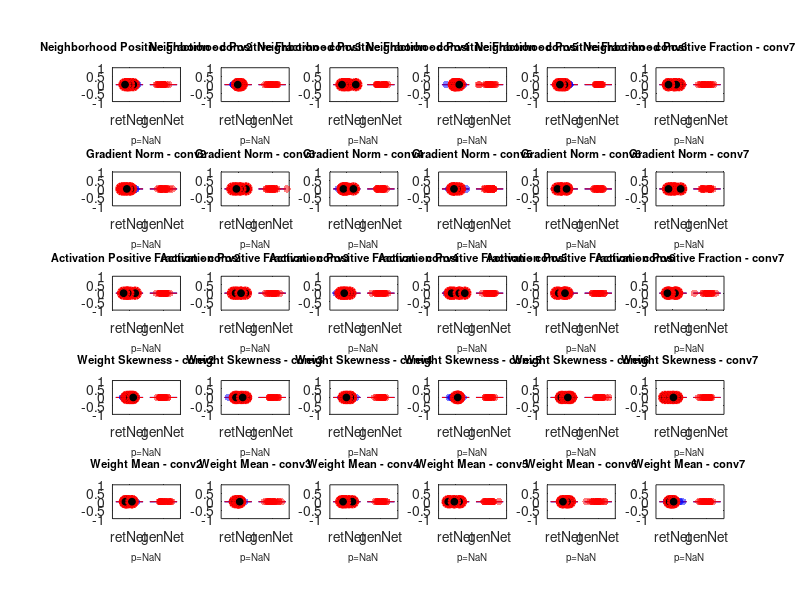

Reproduce this figure in MATLAB. (Note: this script raises an error after producing the figure.)
%% POPULATION DIAGNOSTIC - retNet vs genNet
% Compares weight and gradient statistics across populations

%% Setup
retnet_nums = 43:62;   % your 20 retNets
gennet_nums = 888:907; % your 20 genNets

num_nets = 20;
layers_to_check = {'conv2', 'conv3', 'conv4', 'conv5', 'conv6', 'conv7'};

% Initialize storage structs
retnet_stats = struct();
gennet_stats = struct();

for l = 1:length(layers_to_check)
    layer = layers_to_check{l};
    retnet_stats.(layer).grad_norm = zeros(num_nets, 1);
    gennet_stats.(layer).grad_norm = zeros(num_nets, 1);
    retnet_stats.(layer).neighborhood_pos_frac = zeros(num_nets, 1);
    gennet_stats.(layer).neighborhood_pos_frac = zeros(num_nets, 1);
    retnet_stats.(layer).act_mean = zeros(num_nets, 1);
    gennet_stats.(layer).act_mean = zeros(num_nets, 1);
    retnet_stats.(layer).act_std = zeros(num_nets, 1);
    gennet_stats.(layer).act_std = zeros(num_nets, 1);
    retnet_stats.(layer).act_pos_frac = zeros(num_nets, 1);
    gennet_stats.(layer).act_pos_frac = zeros(num_nets, 1);
    retnet_stats.(layer).weight_mean = zeros(num_nets, 1);
    gennet_stats.(layer).weight_mean = zeros(num_nets, 1);
    retnet_stats.(layer).weight_std = zeros(num_nets, 1);
    gennet_stats.(layer).weight_std = zeros(num_nets, 1);
    retnet_stats.(layer).weight_skewness = zeros(num_nets, 1);
    gennet_stats.(layer).weight_skewness = zeros(num_nets, 1);
end

retnet_stats.conv4_failed = zeros(num_nets, 1);
gennet_stats.conv4_failed = zeros(num_nets, 1);

%% Collect stats for retNets
fprintf('\n========================================\n');
fprintf('Collecting retNet statistics...\n');
fprintf('========================================\n');

for i = 1:num_nets
    net_num = retnet_nums(i);
    fprintf('\nProcessing retNet%d (%d/20)...\n', net_num, i);
    
    try
        load_varname = sprintf('retNet%d', net_num);
        load(sprintf('retnet%d.mat', net_num), load_varname);
        net = eval(load_varname);
        inputSize = net.Layers(1).InputSize;
        
        inputImg = dlarray(0.5 * ones([inputSize, 1], 'single'), 'SSCB');
        
        for l = 1:length(layers_to_check)
            layerName = layers_to_check{l};
            
            % Forward pass statistics
            layerOutput = forward(net, inputImg, 'Outputs', layerName);
            layerData = safeExtract(layerOutput);
            
            retnet_stats.(layerName).act_mean(i) = mean(layerData(:));
            retnet_stats.(layerName).act_std(i) = std(layerData(:));
            retnet_stats.(layerName).act_pos_frac(i) = mean(layerData(:) > 0);
            
            % Neighborhood positive fraction at center
            [H, W, C, B] = size(layerData);
            center_h = round(H/2);
            center_w = round(W/2);
            half_kernel = 4;
            neighborhood = layerData(...
                max(1,center_h-half_kernel):min(H,center_h+half_kernel), ...
                max(1,center_w-half_kernel):min(W,center_w+half_kernel), :, :);
            retnet_stats.(layerName).neighborhood_pos_frac(i) = mean(neighborhood(:) > 0);
            
            % Gradient statistics
            [~, gradients] = dlfeval(@lindseyLossFcn_diag, net, inputImg, layerName, 1, 'center');
            grad_norm = safeExtract(sqrt(sum(gradients.^2, 'all')));
            retnet_stats.(layerName).grad_norm(i) = grad_norm;
            
            % Weight statistics
            layer_idx = find(strcmp({net.Layers.Name}, layerName));
            if ~isempty(net.Layers(layer_idx).Weights)
                w = safeExtract(net.Layers(layer_idx).Weights);
                retnet_stats.(layerName).weight_mean(i) = mean(w(:));
                retnet_stats.(layerName).weight_std(i) = std(w(:));
                retnet_stats.(layerName).weight_skewness(i) = skewness(w(:));
            end
        end
        
        retnet_stats.conv4_failed(i) = retnet_stats.conv4.grad_norm(i) <= 1e-5;
        
        fprintf('  conv3 neighborhood pos frac: %.4f | conv4 grad norm: %.8f | failed: %d\n', ...
            retnet_stats.conv3.neighborhood_pos_frac(i), ...
            retnet_stats.conv4.grad_norm(i), ...
            retnet_stats.conv4_failed(i));
        
        clear net
        
    catch ME
        fprintf('ERROR on retNet%d: %s\n', net_num, ME.message);
    end
end

%% Collect stats for genNets
fprintf('\n========================================\n');
fprintf('Collecting genNet statistics...\n');
fprintf('========================================\n');

for i = 1:num_nets
    net_num = gennet_nums(i);
    fprintf('\nProcessing genNet%d (%d/20)...\n', net_num, i);
    
    try
        load_varname = sprintf('genNet%d', net_num);
        load(sprintf('gennet%d.mat', net_num), load_varname);
        net = eval(load_varname);
        inputSize = net.Layers(1).InputSize;
        
        inputImg = dlarray(0.5 * ones([inputSize, 1], 'single'), 'SSCB');
        
        for l = 1:length(layers_to_check)
            layerName = layers_to_check{l};
            
            % Forward pass statistics
            layerOutput = forward(net, inputImg, 'Outputs', layerName);
            layerData = safeExtract(layerOutput);
            
            gennet_stats.(layerName).act_mean(i) = mean(layerData(:));
            gennet_stats.(layerName).act_std(i) = std(layerData(:));
            gennet_stats.(layerName).act_pos_frac(i) = mean(layerData(:) > 0);
            
            % Neighborhood positive fraction at center
            [H, W, C, B] = size(layerData);
            center_h = round(H/2);
            center_w = round(W/2);
            half_kernel = 4;
            neighborhood = layerData(...
                max(1,center_h-half_kernel):min(H,center_h+half_kernel), ...
                max(1,center_w-half_kernel):min(W,center_w+half_kernel), :, :);
            gennet_stats.(layerName).neighborhood_pos_frac(i) = mean(neighborhood(:) > 0);
            
            % Gradient statistics
            [~, gradients] = dlfeval(@lindseyLossFcn_diag, net, inputImg, layerName, 1, 'center');
            grad_norm = safeExtract(sqrt(sum(gradients.^2, 'all')));
            gennet_stats.(layerName).grad_norm(i) = grad_norm;
            
            % Weight statistics
            layer_idx = find(strcmp({net.Layers.Name}, layerName));
            if ~isempty(net.Layers(layer_idx).Weights)
                w = safeExtract(net.Layers(layer_idx).Weights);
                gennet_stats.(layerName).weight_mean(i) = mean(w(:));
                gennet_stats.(layerName).weight_std(i) = std(w(:));
                gennet_stats.(layerName).weight_skewness(i) = skewness(w(:));
            end
        end
        
        gennet_stats.conv4_failed(i) = gennet_stats.conv4.grad_norm(i) <= 1e-5;
        
        fprintf('  conv3 neighborhood pos frac: %.4f | conv4 grad norm: %.8f | failed: %d\n', ...
            gennet_stats.conv3.neighborhood_pos_frac(i), ...
            gennet_stats.conv4.grad_norm(i), ...
            gennet_stats.conv4_failed(i));
        
        clear net
        
    catch ME
        fprintf('ERROR on genNet%d: %s\n', net_num, ME.message);
    end
end

%% Print Summary Statistics
fprintf('\n\n========================================\n');
fprintf('POPULATION SUMMARY\n');
fprintf('========================================\n');

fprintf('\nVisualization failure rate:\n');
fprintf('  retNet: %d/20 failed (%.1f%%)\n', sum(retnet_stats.conv4_failed), mean(retnet_stats.conv4_failed)*100);
fprintf('  genNet: %d/20 failed (%.1f%%)\n', sum(gennet_stats.conv4_failed), mean(gennet_stats.conv4_failed)*100);

for l = 1:length(layers_to_check)
    layerName = layers_to_check{l};
    fprintf('\n--- %s ---\n', layerName);
    
    fprintf('  Neighborhood positive fraction:\n');
    fprintf('    retNet: mean=%.4f, std=%.4f, min=%.4f, max=%.4f\n', ...
        mean(retnet_stats.(layerName).neighborhood_pos_frac), ...
        std(retnet_stats.(layerName).neighborhood_pos_frac), ...
        min(retnet_stats.(layerName).neighborhood_pos_frac), ...
        max(retnet_stats.(layerName).neighborhood_pos_frac));
    fprintf('    genNet: mean=%.4f, std=%.4f, min=%.4f, max=%.4f\n', ...
        mean(gennet_stats.(layerName).neighborhood_pos_frac), ...
        std(gennet_stats.(layerName).neighborhood_pos_frac), ...
        min(gennet_stats.(layerName).neighborhood_pos_frac), ...
        max(gennet_stats.(layerName).neighborhood_pos_frac));
    
    fprintf('  Gradient norm:\n');
    fprintf('    retNet: mean=%.8f, std=%.8f\n', ...
        mean(retnet_stats.(layerName).grad_norm), ...
        std(retnet_stats.(layerName).grad_norm));
    fprintf('    genNet: mean=%.8f, std=%.8f\n', ...
        mean(gennet_stats.(layerName).grad_norm), ...
        std(gennet_stats.(layerName).grad_norm));
    
    fprintf('  Activation positive fraction (full spatial map):\n');
    fprintf('    retNet: mean=%.4f, std=%.4f\n', ...
        mean(retnet_stats.(layerName).act_pos_frac), ...
        std(retnet_stats.(layerName).act_pos_frac));
    fprintf('    genNet: mean=%.4f, std=%.4f\n', ...
        mean(gennet_stats.(layerName).act_pos_frac), ...
        std(gennet_stats.(layerName).act_pos_frac));
    
    fprintf('  Weight skewness (post-training):\n');
    fprintf('    retNet: mean=%.4f, std=%.4f\n', ...
        mean(retnet_stats.(layerName).weight_skewness), ...
        std(retnet_stats.(layerName).weight_skewness));
    fprintf('    genNet: mean=%.4f, std=%.4f\n', ...
        mean(gennet_stats.(layerName).weight_skewness), ...
        std(gennet_stats.(layerName).weight_skewness));
end

%% Visualize
figure('Position', [100, 100, 2400, 1200]);

metrics = {'neighborhood_pos_frac', 'grad_norm', 'act_pos_frac', 'weight_skewness', 'weight_mean'};
metric_labels = {'Neighborhood Positive Fraction', 'Gradient Norm', ...
    'Activation Positive Fraction', 'Weight Skewness', 'Weight Mean'};
failed_net_nums = [43, 46, 47, 48, 51, 54];
retnet_nums = 43:62;  % Match whatever range you used in your analysis
failed_idx = find(ismember(retnet_nums, failed_net_nums));

plot_idx = 1;
for m = 1:length(metrics)
    metric = metrics{m};
    for l = 1:length(layers_to_check)
        layerName = layers_to_check{l};
        
        subplot(length(metrics), length(layers_to_check), plot_idx);
        
        retnet_vals = retnet_stats.(layerName).(metric);
        gennet_vals = gennet_stats.(layerName).(metric);
        
        % Box plot
        boxplot([retnet_vals; gennet_vals], ...
            [ones(num_nets,1); 2*ones(num_nets,1)], ...
            'Labels', {'retNet', 'genNet'});
        
        % Overlay individual points
        hold on;
        scatter(ones(num_nets,1) + 0.1*randn(num_nets,1), retnet_vals, 30, 'b', 'filled', 'MarkerFaceAlpha', 0.5);
        scatter(2*ones(num_nets,1) + 0.1*randn(num_nets,1), gennet_vals, 30, 'r', 'filled', 'MarkerFaceAlpha', 0.5);
        
        % Highlight failed retNets
        if ~isempty(failed_idx)
            scatter(ones(length(failed_idx),1) + 0.1*randn(length(failed_idx),1), ...
                retnet_vals(failed_idx), 60, 'k', 'filled', 'MarkerEdgeColor', 'red', 'LineWidth', 2);
        end
        hold off;
        
        title(sprintf('%s - %s', metric_labels{m}, layerName), 'FontSize', 8);
        
        % p-value from ranksum test
        [p, ~] = ranksum(retnet_vals, gennet_vals);
        xlabel(sprintf('p=%.4f', p), 'FontSize', 7);
        
        plot_idx = plot_idx + 1;
    end
end

sgtitle('retNet vs genNet Population Diagnostics', 'FontSize', 12, 'FontWeight', 'bold');

%% Helper functions
function data = safeExtract(x)
    if isa(x, 'dlarray')
        data = extractdata(x);
    else
        data = x;
    end
end

function [loss, gradients] = lindseyLossFcn_diag(net, inputImg, layerName, filterIndex, spatialPos)
    layerOutput = forward(net, inputImg, 'Outputs', layerName);
    [H, W, C, B] = size(layerOutput);
    if strcmp(spatialPos, 'center')
        pos_x = round(H/2);
        pos_y = round(W/2);
    else
        pos_x = spatialPos(1);
        pos_y = spatialPos(2);
    end
    loss = mean(layerOutput(pos_x, pos_y, filterIndex, :), 'all');
    gradients = dlgradient(loss, inputImg);
end